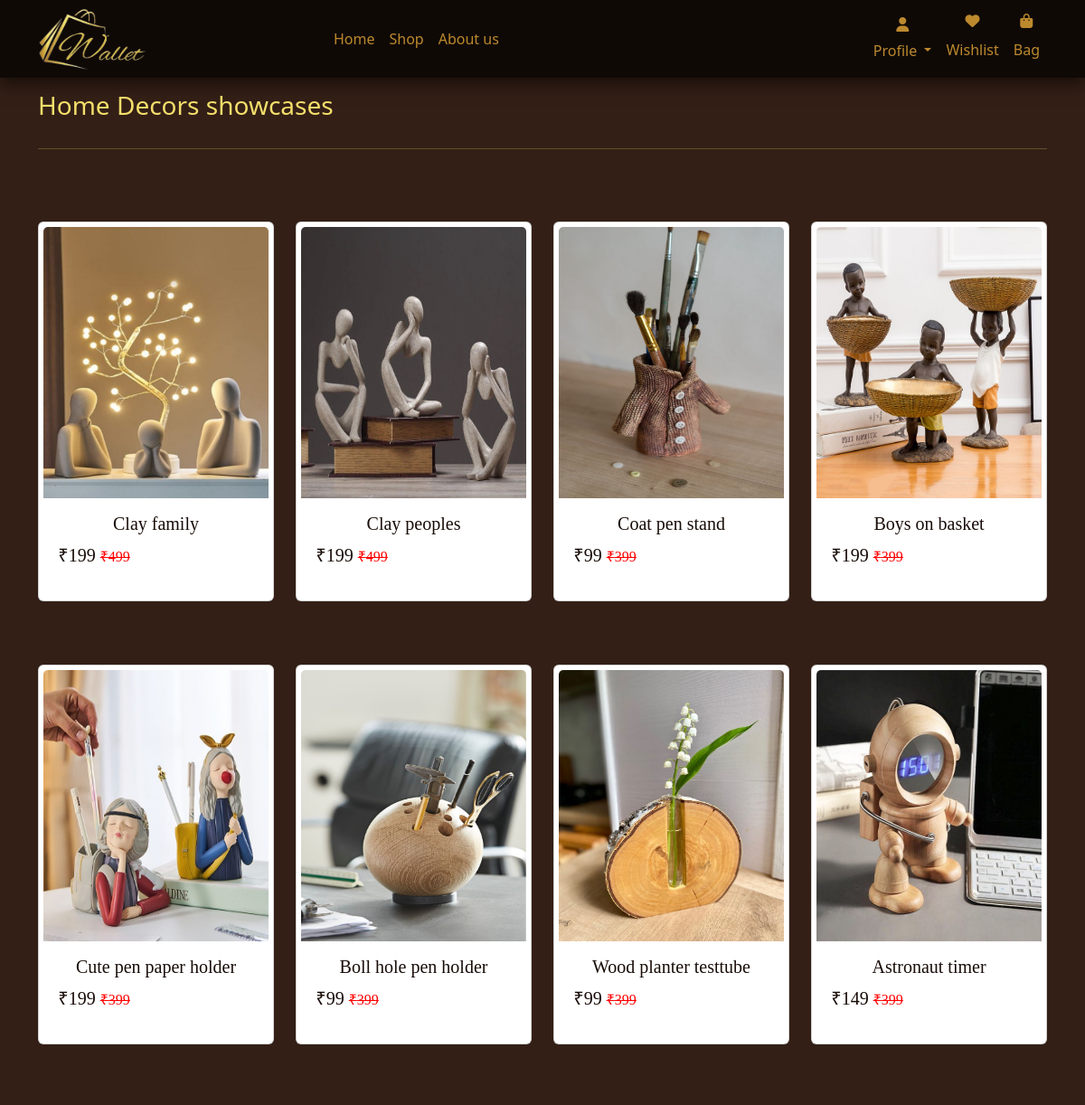
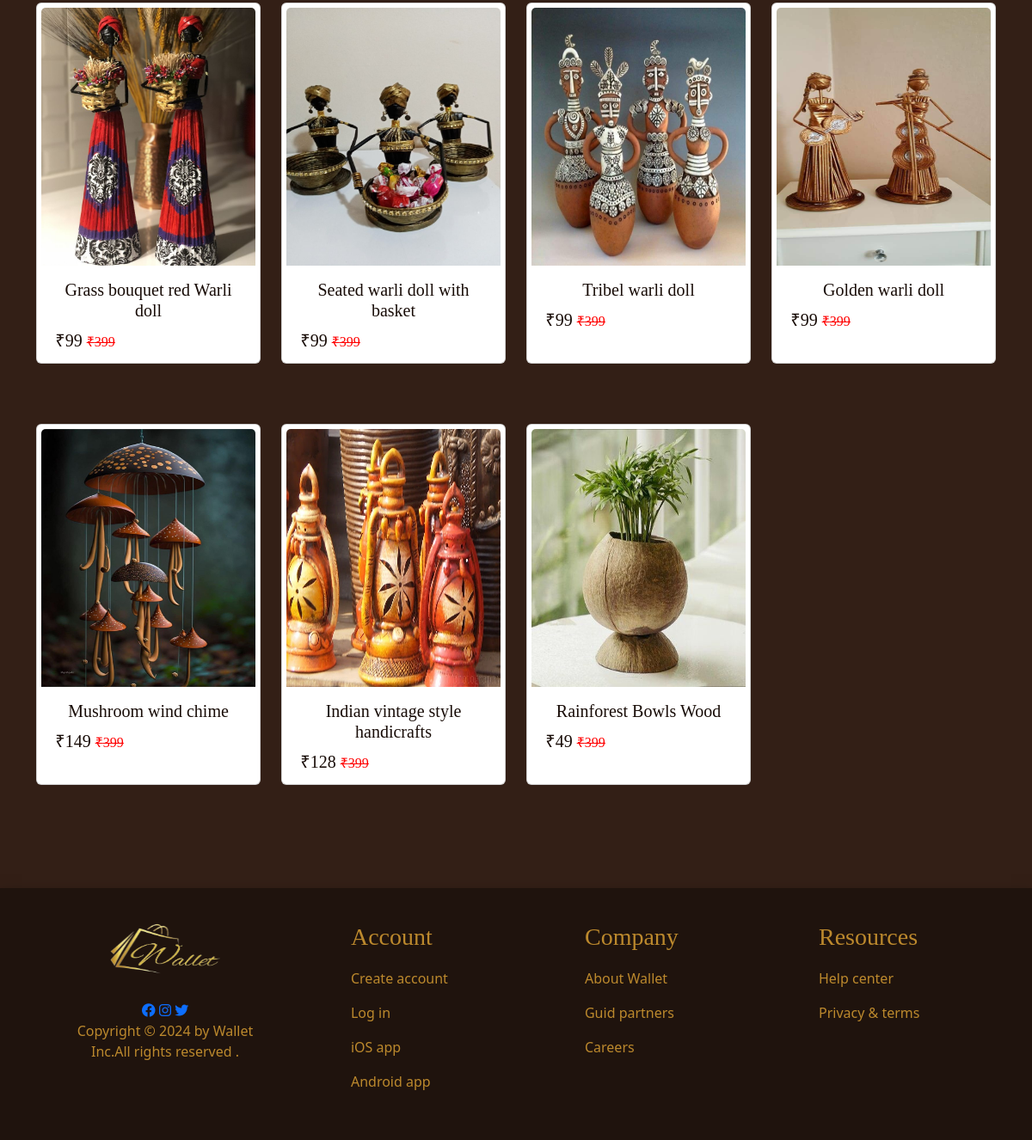
Screenshot of /Product-view/Home Decors with the database file from the repository (2 pictures, top to bottom).
### app/models.py (models this page shows, shortened)
class products(models.Model):
    category=models.ForeignKey(subcategories,on_delete=models.CASCADE)
    titlepd=models.CharField(max_length=150,null=False,blank=False)
    name=models.CharField(max_length=150)
    vendor=models.CharField(max_length=100)
    prod_image=models.ImageField(upload_to="img/%y")
    quantity=models.IntegerField(null=False,blank=False)
    original_price=models.IntegerField(null=False,blank=False)
    off_price=models.IntegerField(null=False,blank=False)
    description=models.TextField(max_length=450)
    trending=models.BooleanField(default=False,help_text="0-show , 1-Hidden")
    wishlist = models.BooleanField(default=False, help_text="0-show , 1-Hidden")
    status=models.BooleanField(default=False,help_text="0-show , 1-Hidden")
    time_create=models.DateTimeField(auto_now_add=True)

### app/views.py (the view)
# urls.py: path('Product-view/<str:name>',views.product,name='product'),
def product(request,name):
    if(subcategories.objects.filter(name=name,status=0)):
        Products=products.objects.filter(category__name=name)
        return render(request,'product.html',{'product':Products,'category':name})
    else:
        messages.warning(request,'No Such Category Found')
        return redirect('shop')

### templates/product.html (shortened to what this page needs)
<!DOCTYPE html>
<html lang="en">
<head>
    {% load static %}
    <link rel="stylesheet" href="{% static 'css/product.css' %}">
    <link rel="stylesheet" href="{% static 'bootstrap-5.3.3-dist/css/bootstrap.min.css' %}">
    <link rel="stylesheet" href="https://cdnjs.cloudflare.com/ajax/libs/font-awesome/6.2.0/css/all.min.css">
</head>
<body>
    {% include 'nav.html' %}
    <div class="container" style="margin-top: 100px;">
        <h3>{{category}} showcases</h3>
        <hr>
    <div class="row">
    {% for prod in product %}
    <div class="col-6 col-md-4 col-lg-3">
        <div class="card">
            <a href="{% url 'prodview' category prod.name %}">
                <img src="{{ prod.prod_image.url }}" class="card-img-top" alt="No image">
            <div class="card-body">
                <h5 class="card-title">{{prod.name}}</h5>
                <p class="card-text">₹{{prod.off_price}}  <span>₹{{prod.original_price}}</span></p>
            </div>
            </a>
        </div>
    </div>
    {% endfor %}
    </div>
</div>
{% include 'footer.html' %}
</body>
</html>

### templates/nav.html (shortened to what this page needs)
{% load static %}
<!DOCTYPE html>
<html>
    <head>
        <link rel="stylesheet" href="{% static 'css/nav.css' %}">
        <link rel="stylesheet" href="{% static 'bootstrap-5.3.3-dist/css/bootstrap.min.css' %}">
        <link rel="stylesheet" href="https://cdnjs.cloudflare.com/ajax/libs/font-awesome/6.2.0/css/all.min.css">
    </head>
    <body>
    <div class="bar">
        <nav class="navbar navbar-expand-lg fixed-top" style="background-color: rgba(0, 0, 0, 0.7); box-shadow: 0 0.5rem 1rem rgba(0, 0, 0, 0.5);">
                <div class="container">
                    <img src="{% static 'image/W__1_-removebg-preview.png' %}" class="img-fluid" alt="No img">
                    <div class="collapse navbar-collapse" id="navbarSupportedContent">
                        <ul class="navbar-nav mx-auto justify-content-center">
                          <li class="nav-item">
                            <a class="nav-link text-center" aria-current="page" href="{% url 'home' %}">Home</a>
                          </li>
                          <li class="nav-item">
                            <a class="nav-link text-center" href="{% url 'shop' %}">Shop</a>
                          </li>
                          <li class="nav-item">
                            <a class="nav-link text-center" href="{% url 'about' %}">About us</a>
                          </li>
                        </ul>
                        <ul class="navbar-nav ms-auto justify-content-center">
                          <li class="nav-item dropdown">
                            <a class="nav-link dropdown-toggle text-center" href="#" role="button" data-bs-toggle="dropdown" aria-expanded="false">
                              <i class="fa-solid fa-user person d-block"></i>Profile
                            </a>
                          </li>
                          <li class="nav-item text-center ">
                            <i class="fa-solid fa-heart heart "></i>
                            <a class="nav-link text-center" href="{% url 'wishlist' %}">Wishlist</a>
                          </li>
                          <li class="nav-item text-center">
                            <i class="fa-sharp fa-solid fa-bag-shopping  bag"></i>
                            <a class="nav-link text-center" href="{% url 'view_cart' %}">Bag</a>
                          </li>
                        </ul>
                      </div>
                </div>
        </nav>
     </div>
    </body>
</html>

### templates/footer.html (shortened to what this page needs)
<!DOCTYPE html>
<html lang="en">
<head>
    {% load static %}
    <link rel="stylesheet" href="{% static 'css/footer.css' %}">
    <link rel="stylesheet" href="{% static 'bootstrap-5.3.3-dist/css/bootstrap.min.css' %}">
    <link rel="stylesheet" href="https://cdnjs.cloudflare.com/ajax/libs/font-awesome/6.2.0/css/all.min.css">
</head>
<body>
    <div class="Footermain" style="background-color: rgba(0, 0, 0, 0.4); box-shadow: 0 0.5rem 1rem rgba(0, 0, 0, 0.5);">
        <div class="row">
            <div class="col logoo">
                <div class="topic">
                    <img src="{% static 'image/W__1_-removebg-preview.png' %}" alt="logo">
                </div>
                <div class="social-links">
                    <a href="https://www.facebook.com/"><i class="fab fa-facebook"></i></a>
                    <a href="https://www.instagram.com/"><i class="fab fa-instagram"></i></a>
                    <a href="https://www.twitter.com/"><i class="fab fa-twitter"></i></a>
                </div>
                <p>Copyright © 2024 by Wallet <br>Inc.All rights reserved . </p>
            </div>
            <div class="col">
                <h3>Account</h3>
                <p><a href="{% url 'signup' %}">Create account</a></p>
                <p><a href="{% url 'login' %}">Log in</a></p>
                <p>iOS app</p>
                <p>Android app</p>
            </div>
            <div class="col">
                <h3>Company</h3>
                <p><a href="{% url 'about' %}">About Wallet</a></p>
                <p>Guid partners</p>
                <p>Careers</p>
            </div>
            <div class="col">
                <h3>Resources</h3>
                <p>Help center</p>
                <p>Privacy & terms</p>
            </div>
        </div>
    </div>
</body>
</html>

### static/css/product.css (style rules this page uses)
body { background-color: #331F16 !important; overflow-x: hidden; }
.container h3 { color: #F5DF6B; margin-top: 40px; margin-bottom: 30px; }
.container hr { color: #F5DF6B; box-shadow: 0 20px 20px -10px rgba(0, 0, 0); margin-bottom: 40px; }
.row .card { margin-top: 40px; margin-bottom: 30px; height: 420px; padding: 2%; }
.row .card img { height: 300px; }
.row .card a { text-decoration: none; }
.row .card .card-body h5 { text-align: center; color: #180c07; font-family: 'Times New Roman', Times, serif; }
.row .card .card-body p { font-family: 'Times New Roman', Times, serif; color: #180c07; font-size: 20px; }
.row .card .card-body p span { text-decoration: line-through; font-size: 16px; color: red; }

### static/css/nav.css (style rules this page uses)
.bar img { height: 70px; width: 120px; }
.bar .nav-link { color: #BC892D; }
.bar .nav-item .person { color: #BC892D; padding:0 0 9px 0; }
.bar .nav-item .heart { color: #BC892D; }
.bar .nav-item .bag { color: #BC892D; }

### static/css/footer.css (style rules this page uses)
.Footermain { margin-top: 90px; width: 100%; }
.row .col { margin: 40px 0; color: #BC892D; }
.Footermain .row .col.logoo { flex: 0 0 33.33%; margin: 40px auto; text-align: center; }
.row .col .topic img { height: 60px; width: 130px; margin-bottom: 30px; }
.row .col h3 { font-family: mv boli; margin-bottom: 20px; }
.row .col p a { color: #BC892D; text-decoration: none; }

### rows the page displays
products: prod_image (picture), name "Clay family", off_price "199", original_price "499"
products: prod_image (picture), name "Clay peoples", off_price "199", original_price "499"
products: prod_image (picture), name "Coat pen stand", off_price "99", original_price "399"
products: prod_image (picture), name "Boys on basket", off_price "199", original_price "399"
products: prod_image (picture), name "Cute pen paper holder", off_price "199", original_price "399"
products: prod_image (picture), name "Boll hole pen holder", off_price "99", original_price "399"
products: prod_image (picture), name "Wood planter testtube", off_price "99", original_price "399"
products: prod_image (picture), name "Astronaut timer", off_price "149", original_price "399"
products: prod_image (picture), name "Grass bouquet red Warli doll", off_price "99", original_price "399"
products: prod_image (picture), name "Seated warli doll with basket", off_price "99", original_price "399"
products: prod_image (picture), name "Tribel warli doll", off_price "99", original_price "399"
products: prod_image (picture), name "Golden warli doll", off_price "99", original_price "399"
products: prod_image (picture), name "Mushroom wind chime", off_price "149", original_price "399"
products: prod_image (picture), name "Indian vintage style handicrafts", off_price "128", original_price "399"
products: prod_image (picture), name "Rainforest Bowls Wood", off_price "49", original_price "399"

### other values shown
{{ category }} "Home Decors"
